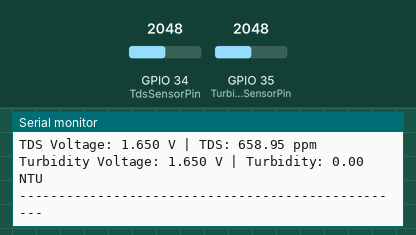
A sketch run on a simulated ESP32. Shown: the last lines printed to the serial monitor. The inputs (shaded band) are chosen by the test bench; at power-on: GPIO 34 (TdsSensorPin) = 2048, GPIO 35 (TurbiditySensorPin) = 2048.

Above: at 2.2 s.
2.3 s: GPIO 34 (TdsSensorPin) set to 2866
At 4.4 s:
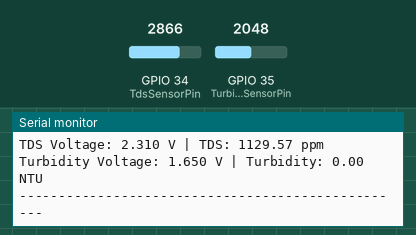
5.0 s: GPIO 35 (TurbiditySensorPin) set to 2866
At 6.2 s:
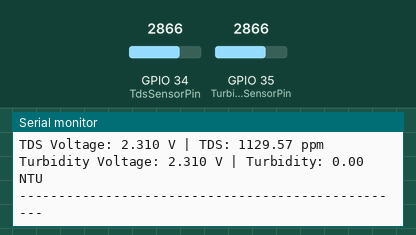
7.7 s: GPIO 34 (TdsSensorPin) set to 3603
At 9.8 s:
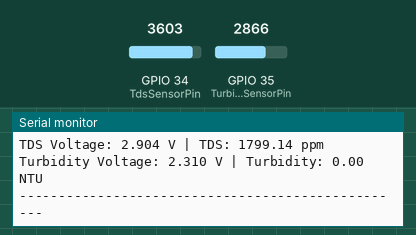
10.4 s: GPIO 35 (TurbiditySensorPin) set to 3603
At 11.6 s:
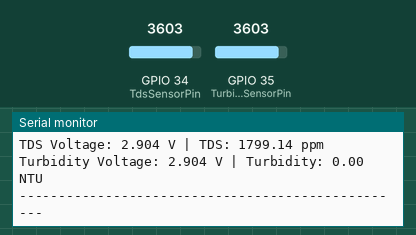
Timing chart, 0 to 13.4 s (numbered marks = the images above; inputs shaded):
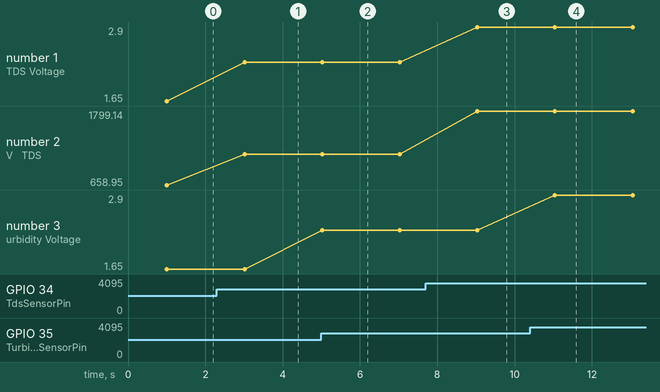

Measured:
- after the input at 2.3 s, the serial monitor: prints a new line after 0.72 s (image 1)
- after the input at 5.0 s, the serial monitor: prints a new line at once (image 2)
- after the input at 7.7 s, the serial monitor: prints a new line after 1.3 s (image 3)
- after the input at 10.4 s, the serial monitor: prints a new line after 0.65 s (image 4)
- plotted number 1: 1.65 → 2.31 after the input at 2.3 s, 2.31 → 2.9 after the input at 7.7 s
- plotted number 2: 658.95 → 1129.57 after the input at 2.3 s, 1129.57 → 1799.14 after the input at 7.7 s

The sketch:

Water_Quality_Monitoring.ino
```cpp
#define TdsSensorPin 34
#define TurbiditySensorPin 35

float tdsVoltage = 0, turbidityVoltage = 0;
float tdsValue = 0, turbidityNTU = 0;

// Calibration line: (1.19V,0NTU) → (1.07V,5NTU)
const float m = -41.67;
const float b = 49.6;

void setup() {
  Serial.begin(115200);
  delay(1000);
  Serial.println("ESP32 - TDS & Turbidity Sensor (Increase till 0.81V, 0 below)");
  Serial.println("--------------------------------------------------");
}

void loop() {
  // ---------- TDS Sensor ----------
  int tdsADC = analogRead(TdsSensorPin);
  tdsVoltage = (tdsADC * 3.3) / 4095.0;
  tdsValue = (133.42 * tdsVoltage * tdsVoltage * tdsVoltage
             - 255.86 * tdsVoltage * tdsVoltage
             + 857.39 * tdsVoltage) * 0.5;

  // ---------- Turbidity Sensor ----------
  int turbidityADC = analogRead(TurbiditySensorPin);
  turbidityVoltage = (turbidityADC * 3.3) / 4095.0;

  // --- Turbidity Calibration Logic ---
  if (turbidityVoltage > 1.19) {
    // Above calibration range
    turbidityNTU = 0.0;
  }
  else if (turbidityVoltage >= 0.81 && turbidityVoltage <= 1.19) {
    // Continue linear rise down to 0.81V
    turbidityNTU = m * turbidityVoltage + b;
    if (turbidityNTU < 0) turbidityNTU = 0.0;
  }
  else {
    // 0.80V or below = 0 NTU
    turbidityNTU = 0.0;
  }

  // ---------- Display ----------
  Serial.print("TDS Voltage: ");
  Serial.print(tdsVoltage, 3);
  Serial.print(" V | TDS: ");
  Serial.print(tdsValue, 2);
  Serial.println(" ppm");

  Serial.print("Turbidity Voltage: ");
  Serial.print(turbidityVoltage, 3);
  Serial.print(" V | Turbidity: ");
  Serial.print(turbidityNTU, 2);
  Serial.println(" NTU");

  Serial.println("--------------------------------------------------\n");

  delay(2000);
}
```
